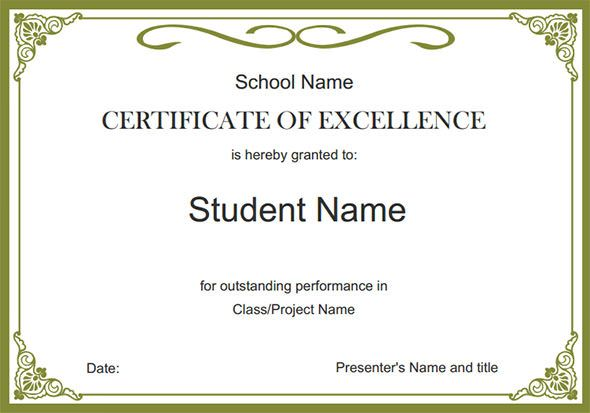
#> input picture certificate.jpg, 590 x 413 px
$ python certipy.py
#> lines starting #> are read from the running program, lines starting #| are printed output that depends on the picture
from PIL import Image, ImageDraw , ImageFont
#name = input("Enter the name")
image = Image.open('certificate.jpg')
#> image is the input picture: PIL image 590x413 RGB; mean R, G, B 234.9, 235.8, 226.3

font_type = ImageFont.truetype('arial.ttf',24)
draw = ImageDraw.Draw(image)
draw.text (xy=(240,245), text="name", fill=(255,69,0), font =font_type )

image.save( 'certi.pdf', "PDF", resolution=100.0)
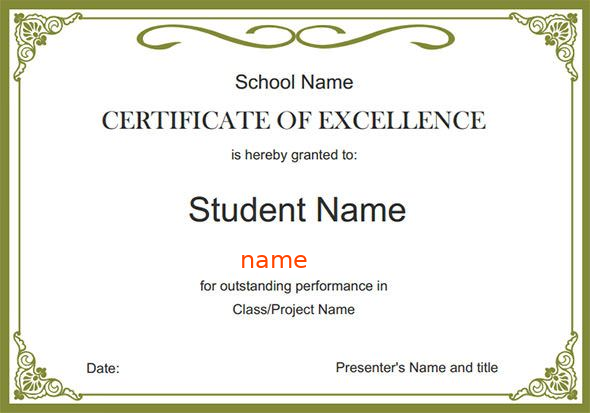
#> saved as certi.pdf: PIL image 590x413 RGB; mean R, G, B 234.9, 235.6, 225.9


image.show()
